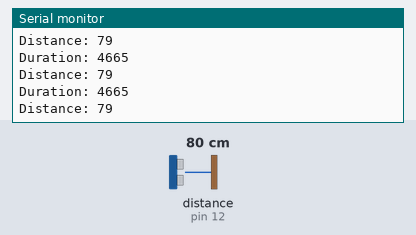
The sketch below on a simulated Arduino Uno, built with avr-gcc and run on an emulated ATmega328P. On the bench: the last lines printed to the serial monitor. Wiring (inferred from the names in the program): ultrasonic range finder: trigger pin 13; echo pin 12. Inputs (shaded band) come from the test bench; at power-on: distance to the obstacle (sensor on pin 12) 80 cm. The echo pulse lasts 58.3 µs per cm.

Above: at 1.2 s.
1.3 s: distance to the obstacle (sensor on pin 12) set to 2 cm
At 1.72 s:
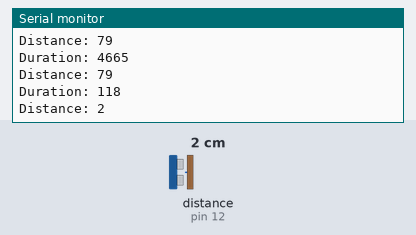
4.3 s: distance to the obstacle (sensor on pin 12) set to 4 cm
At 4.48 s:
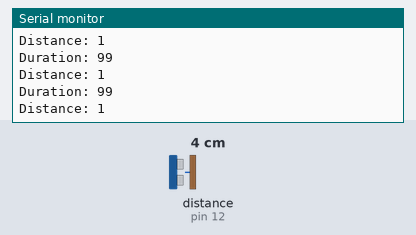
5.8 s: distance to the obstacle (sensor on pin 12) set to 299 cm
At 6.02 s:
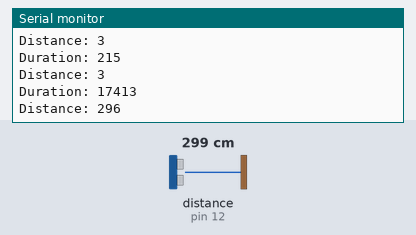
8.8 s: distance to the obstacle (sensor on pin 12) set to 9 cm
At 8.96 s:
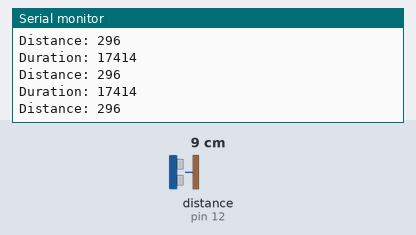
Timing chart, 0 to 11.8 s (numbered marks = the images above; inputs shaded):
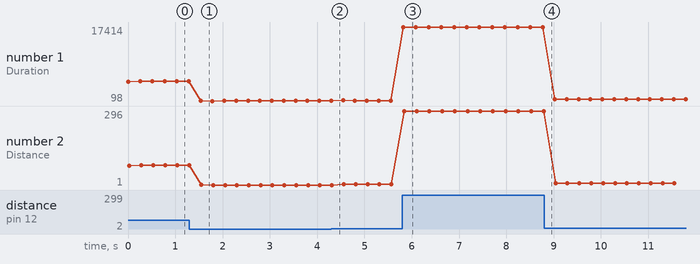

Measured:
- after the input at 1.3 s, the serial monitor: prints a new line after 0.23 s (image 1)
- after the input at 5.8 s, the serial monitor: prints a new line at once (image 3)
- plotted number 1: 4665 → 99 after the input at 1.3 s, 99 → 215 after the input at 4.3 s, 215 → 17414 after the input at 5.8 s, 17414 → 506 after the input at 8.8 s
- plotted number 2: 79 → 1 after the input at 1.3 s, 1 → 3 after the input at 4.3 s, 3 → 296 after the input at 5.8 s, 296 → 8 after the input at 8.8 s

The sketch:

UltrasonicTest.ino
```cpp
/*
  Ultrasonic Sensor HC-SR04 and Arduino Tutorial

  by Dejan Nedelkovski,
  www.HowToMechatronics.com

  Link: https://howtomechatronics.com/tutorials/arduino/ultrasonic-sensor-hc-sr04/

*/

// defines pins numbers
const int trigPin = 13;
const int echoPin = 12;

// defines variables
long duration;
int distance;

void setup() {
  pinMode(trigPin, OUTPUT); // Sets the trigPin as an Output
  pinMode(echoPin, INPUT); // Sets the echoPin as an Input
  Serial.begin(9600); // Starts the serial communication
}

void loop() {
  // Clears the trigPin
  digitalWrite(trigPin, LOW);
  delayMicroseconds(5);

  // Sets the trigPin on HIGH state for 10 micro seconds
  digitalWrite(trigPin, HIGH);
  delayMicroseconds(10);
  digitalWrite(trigPin, LOW);

  // Reads the echoPin, returns the sound wave travel time in microseconds
  duration = pulseIn(echoPin, HIGH);

  pinMode(echoPin, INPUT);
  // Calculating the distance
  distance = duration * 0.034 / 2;
  //distance = duration / 58.2;
  //distance = (duration / 2) / 29.1;

  // Prints the distance on the Serial Monitor
  Serial.print("Duration: ");
  Serial.println(duration);
  Serial.print("Distance: ");
  Serial.println(distance);

  delay(250);
}
```
